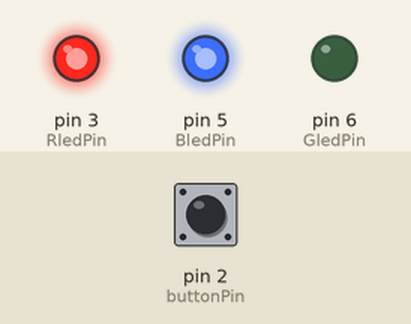
Recording of a sketch running on a simulated Arduino Uno, built with avr-gcc and run on an emulated ATmega328P. Shown: output pins drawn as LEDs (lit = HIGH). Inputs (shaded band) come from the test bench; at power-on: pin 2 (buttonPin) LOW.

Above: at 1.2 s.
1.3 s: pin 2 (buttonPin) pulled HIGH for 0.15 s
At 2.0 s:
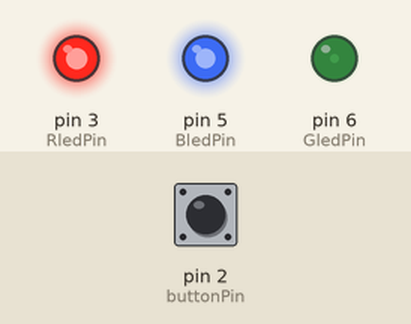
4.4 s: pin 2 (buttonPin) pulled HIGH for 1 s
At 5.6 s:
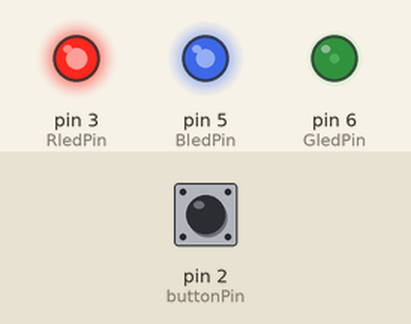
8.4 s: pin 2 (buttonPin) pulled HIGH for 0.15 s
At 9.9 s:
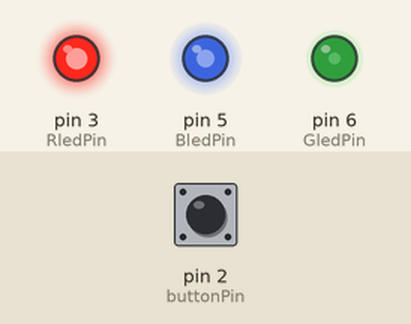
11.5 s: pin 2 (buttonPin) pulsed HIGH 2 times (0.12 s each, 0.3 s apart)
At 12.4 s:
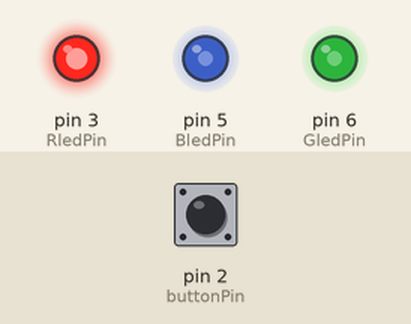
13.6 s: pin 2 (buttonPin) pulled HIGH for 3.2 s
19.8 s: pin 2 (buttonPin) pulsed HIGH 5 times (0.12 s each, 0.3 s apart)
Timing chart, 0 to 36.5 s (numbered marks = the images above; inputs shaded):
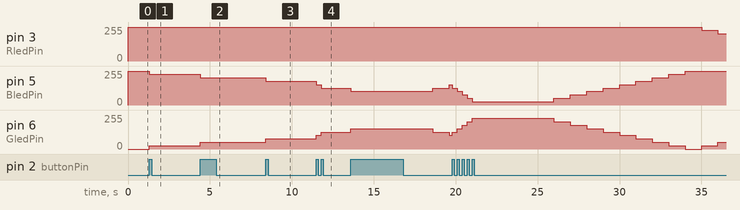

Measured:
- after the input at 1.3 s, pin 5 (BledPin): 255/255 → 229/255 at once; pin 6 (GledPin): 0/255 → 25/255 at once
- after the input at 4.4 s, pin 3 (RledPin): stays 255/255 (without the input it goes to 229/255 after 2.9 s); pin 5 (BledPin): 229/255 → 204/255 at once
- after the input at 8.4 s, pin 3 (RledPin): stays 255/255 (without the input it goes to 229/255 after 3.0 s)
- after the input at 11.5 s, pin 5 (BledPin): 178/255 → 153/255 at once, → 127/255 0.30 s later; pin 6 (GledPin): 76/255 → 102/255 at once, → 127/255 0.30 s later

The sketch:

TOy.ino
```cpp
const int buttonPin = 2;              // the pin that the pushbutton is attached to
const int RledPin = 3;                // Red LED attached to PWM pin 3
const int BledPin = 5;                // Blue LED attached to PWM pin 5
const int GledPin = 6;                // Green LED attached to PWM pin 6

int mood = 0;                         // the toy's mood state[cite: 5]
const int neutralMood = 10;           // the neutral mood state[cite: 5]
int buttonState = 0;                  // Button Current State[cite: 4, 5]
bool ButtonPressed = false;           // Has the button been pressed or not[cite: 4, 5]

unsigned long touchedTimer = 0;       // the timer used to record the last touch time[cite: 5]
unsigned long reducedTimer = 0;       // the timer used to record the last reduced point time[cite: 5]
const long unTouchInterval = 5000;    // 5-second inactivity threshold before mood decreases[cite: 5]
const long reducedInterval = 1000;    // interval to decrease mood by 1 every second[cite: 5]

void setup() {
  pinMode(buttonPin, INPUT);          //[cite: 4, 5]
  pinMode(RledPin, OUTPUT);           //[cite: 1, 5]
  pinMode(GledPin, OUTPUT);           //[cite: 1, 5]
  pinMode(BledPin, OUTPUT);           //[cite: 1, 5]

  // Initialize the mood state
  mood = neutralMood;                 //[cite: 1, 5]
}

void loop() {
  // Show the toy's current mood on the RGB LED module[cite: 3, 5]
  showLEDState(mood);

  // Check if the button is pressed or not[cite: 4, 5]
  buttonState = digitalRead(buttonPin);

  // If the button is clicked[cite: 4, 5]
  if (buttonState == HIGH && !ButtonPressed) {
    // Increase the mood[cite: 4, 5]
    mood = mood + 1;
    if (mood > 20) {
      mood = 20;
    }
    // Update the touched timer[cite: 5]
    touchedTimer = millis();
    ButtonPressed = true;
  }

  if (buttonState == LOW && ButtonPressed) {
    ButtonPressed = false;            //[cite: 4, 5]
  }

  // Check if the user hasn't touched the toy for longer than 5 seconds[cite: 5]
  unsigned long currentTimer = millis();
  if (currentTimer - touchedTimer > unTouchInterval) {
    // Reduce the mood point by 1 every second[cite: 5]
    if (currentTimer - reducedTimer > reducedInterval) {
      mood = mood - 1;                //[cite: 5]
      if (mood < 0) {
        mood = 0;                     //[cite: 5]
      }
      reducedTimer = currentTimer;    //[cite: 5]
    }
  }
}

// Common Anode corrected LED function for Pins 3 (Red), 5 (Blue), 6 (Green)
void showLEDState(int state) {
  float brightnessInterval = 255 / 10.0;

  if (state >= neutralMood) {
    // Happier mood (10 to 20): Transition from Green to Blue
    analogWrite(RledPin, 255); // Red is OFF
    analogWrite(GledPin, brightnessInterval * (state - neutralMood)); // Green fades out
    analogWrite(BledPin, 255 - brightnessInterval * (state - neutralMood)); // Blue fades in
  }
  else {
    // Sadder mood (0 to 10): Transition from Green to Red
    analogWrite(RledPin, 255 - brightnessInterval * (neutralMood - state)); // Red fades in
    analogWrite(GledPin, brightnessInterval * (neutralMood - state)); // Green fades out
    analogWrite(BledPin, 255); // Blue is OFF
  }
}
```
